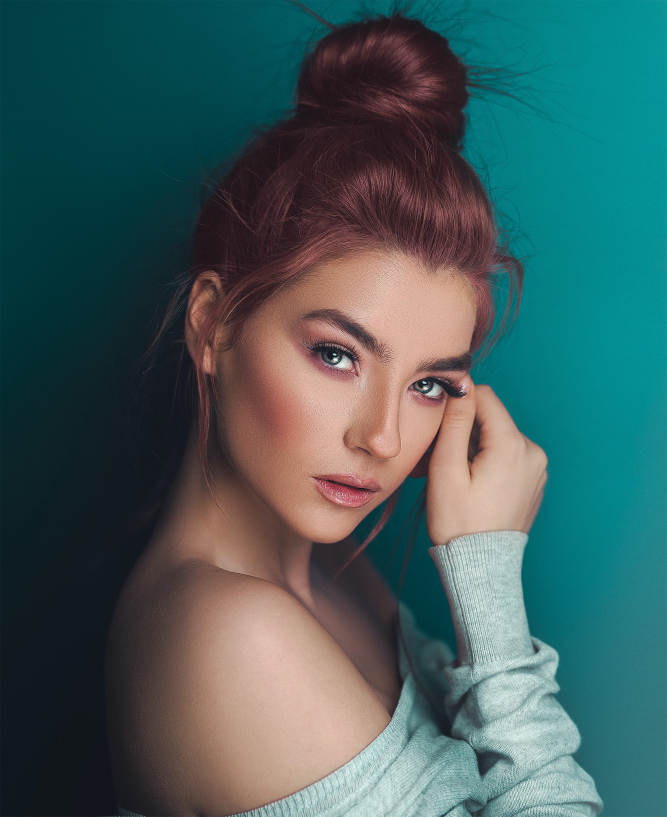
#> input picture Test_internet/pexels-ali-pazani-2787341.jpg, 2000 x 2450 px (shown at 1/3 size)
$ jupyter execute --allow-errors problema1.ipynb
#> lines starting #> are read from the running program, lines starting #| are printed output that depends on the picture
# Problema 1

Identificar el genero a partir del retrato de una persona.

In this notebook, we are going to use:
1. Logistic Regression and
2. KNN
with the help of sklearn to predict the gender of a persona given a photo.

[cell 1]
import threading
from PIL import Image
import numpy as np
import os
from sklearn.model_selection import train_test_split
from sklearn.metrics import accuracy_score, classification_report
from sklearn.linear_model import LogisticRegression
from sklearn.preprocessing import StandardScaler
from sklearn.neighbors import KNeighborsClassifier

[cell 2]
female_data = "Female_Faces"
male_data = "Male_Faces"

target_width = 128
target_height = 128

data_dict = {}

[cell 3]
def convert_image_to_tuple(image_path):
    # Load the image
    image = Image.open(image_path).convert("RGB").convert("L")
    resized_image = image.resize(
        (target_width, target_height), Image.Resampling.LANCZOS
    )
    array = np.array(resized_image).flatten()
    return tuple(array.tolist())


def load_data(data, label):
    for i in os.listdir(data):
        if (
            i.endswith(".jpg") or i.endswith(".png") or i.endswith(".jpeg")
        ):  # Add more extensions if needed
            image_path = os.path.join(data, i)
            array_tuple = convert_image_to_tuple(image_path)
            # Append the resized image to the list
            data_dict[array_tuple] = label

We use multithreading to speed up the process of loading the images.

[cell 4]
thread1 = threading.Thread(target=load_data, args=(female_data, 0))
thread2 = threading.Thread(target=load_data, args=(male_data, 1))

# Start the threads
thread1.start()
thread2.start()

# Wait for both threads to finish
thread1.join()
thread2.join()

## Here we will use Logistic Regression

[cell 5]
keys = list(data_dict.keys())
values = list(data_dict.values())
X = keys  # The image data (features)
y = values

X_train, X_test, y_train, y_test = train_test_split(
    X, y, test_size=0.2, random_state=42
)
model = LogisticRegression()
#> (the rest of this cell did not finish here and is left out)

#> (a cell that did not finish here is left out)

## Now we will test the model using new images

[cell 7]
data_test_female = "Test_images/Female/"
data_test_male = "Test_images/Male/"
test_female_array = []
test_male_array = []
#> (the rest of this cell did not finish here and is left out)

#> (a cell that did not finish here is left out)

#> (a cell that did not finish here is left out)

#> (a cell that did not finish here is left out)

## Using KNN with Euclidean, Manhattan and Chebyshov distances

[cell 11]
def chebyshov(a, b):
    return np.max(np.abs((a - b)))

[cell 12]
X_train, X_test, y_train, y_test = train_test_split(X, y, random_state=0)
scaler = StandardScaler()
X_train = scaler.fit_transform(X_train)
X_test = scaler.transform(X_test)

[cell 13]
def distance(s, f, p, m):
    n_neighbors_dict = {}
    models_dict = {}
    reports_dict = {}
    for i in range(s, f):
        knn = KNeighborsClassifier(n_neighbors=i, p=p, metric=m)
        knn.fit(X_train, y_train)
        y_pred = knn.predict(X_test)
        accuracy = accuracy_score(y_test, y_pred)
        report = classification_report(y_test, y_pred)
        n_neighbors_dict[i] = accuracy
        models_dict[i] = knn
        reports_dict[i] = report
    n_neighbors = max(n_neighbors_dict, key=n_neighbors_dict.get)
    n_accuracy = n_neighbors_dict[n_neighbors]
    n_model = models_dict[n_neighbors]
    n_report = reports_dict[n_neighbors]

    print(f"Best neighbors:{n_neighbors} Accuracy: {n_accuracy}\nReport:\n{n_report}")
    return n_model

With euclidean distance:

#> (a cell that did not finish here is left out)


With Manhattan distance:

[cell 15]
knn_manhattan = distance(1, 10, 1, "minkowski")

With Chebyshov distance:

#> (a cell that did not finish here is left out)


## Test internet imagies

[cell 17]
input_tuple = convert_image_to_tuple("Test_internet/pexels-ali-pazani-2787341.jpg")
#> in convert_image_to_tuple, `image = Image.open(image_path).convert("RGB").convert("L")`:
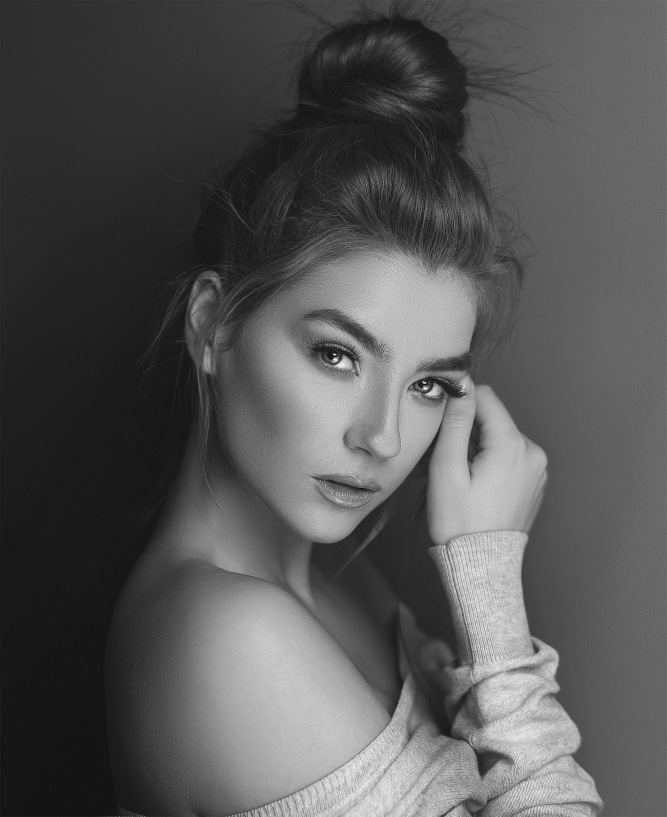
#> image: PIL image 2000x2450 L (shown at 1/3 size); min 1, max 255, mean 85.3
#> in convert_image_to_tuple, `resized_image = image.resize( (target_width, target_height), Image.Res..`:
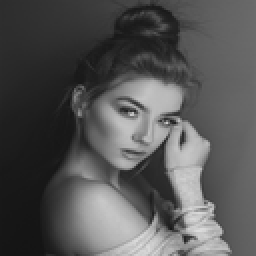
#> resized_image: PIL image 128x128 L (shown 2 times larger); min 20, max 221, mean 85.3
#> in convert_image_to_tuple, `array = np.array(resized_image).flatten()`: array = 16384 values, max 221 at index 14819, min 20 at index 15120, mean 85.29
#> input_tuple has the same summary as array in convert_image_to_tuple
#> (the rest of this cell did not finish here and is left out)

[cell 18]
input_tuple = convert_image_to_tuple(
    "Test_internet/pexels-andrea-piacquadio-774909.jpg"
)
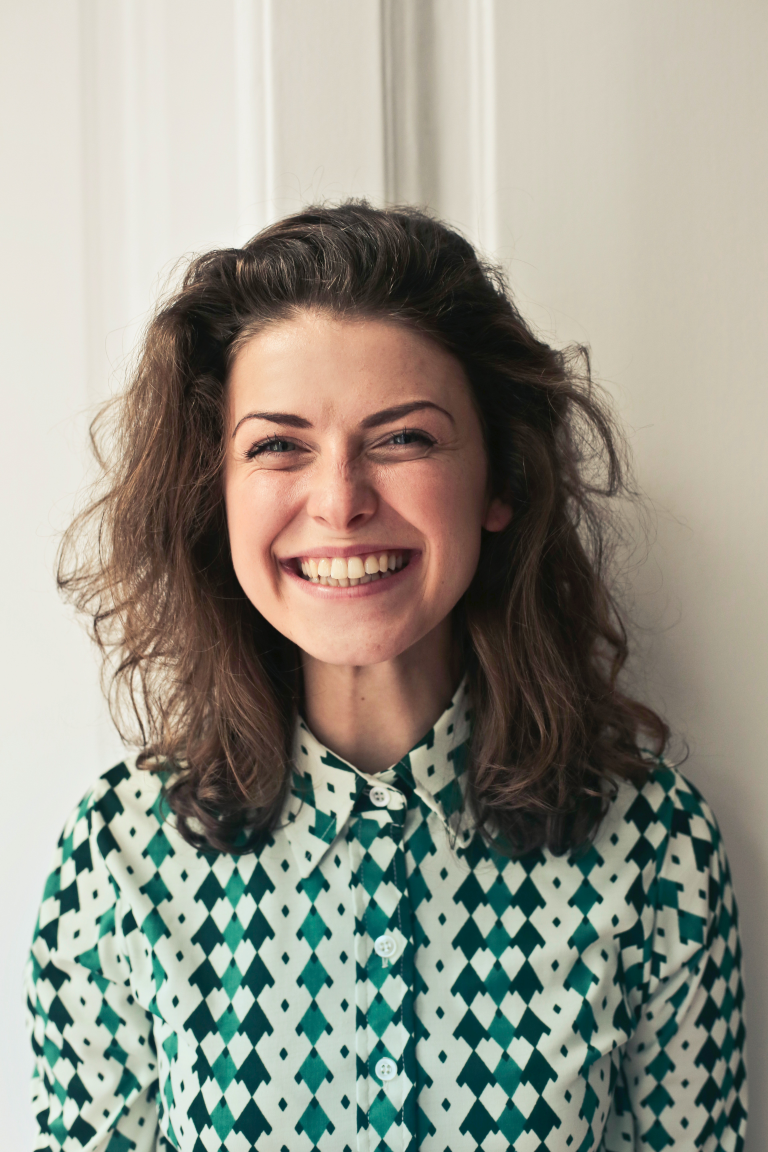
#> input picture Test_internet/pexels-andrea-piacquadio-774909.jpg, 3840 x 5760 px (shown at 1/5 size)
#> in convert_image_to_tuple (call 2), `resized_image = image.resize( (target_width, target_height), Image.Res..`:
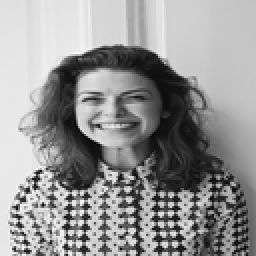
#> resized_image: PIL image 128x128 L (shown 2 times larger); min 0, max 255, mean 148.1
#> in convert_image_to_tuple (call 2), `array = np.array(resized_image).flatten()`: array = 16384 values, max 255 at index 11789, min 0 at index 9005, mean 148.1
#> input_tuple has the same summary as array in convert_image_to_tuple
#> (the rest of this cell did not finish here and is left out)

[cell 19]
input_tuple = convert_image_to_tuple("Test_internet/pexels-pixabay-415829.jpg")
#> call 3 of convert_image_to_tuple, with image_path = 'Test_internet/pexels-pixabay-415829.jpg'
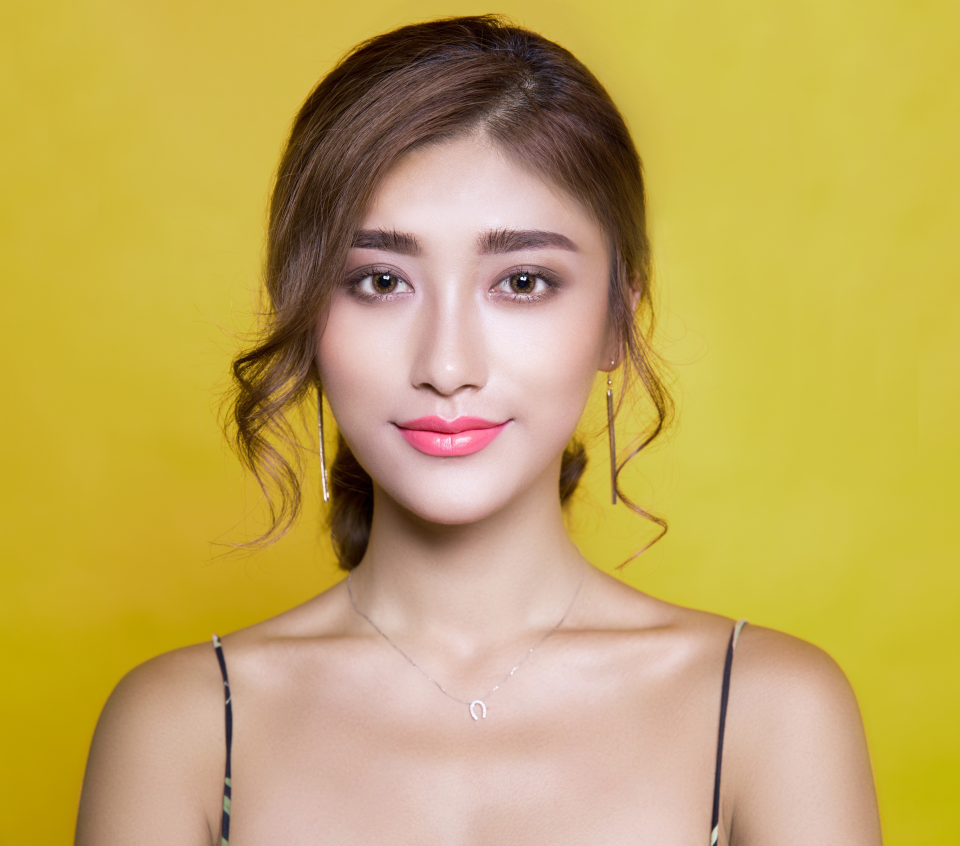
#> input picture Test_internet/pexels-pixabay-415829.jpg, 5760 x 5075 px (shown at 1/6 size)
#> in convert_image_to_tuple (call 3), `image = Image.open(image_path).convert("RGB").convert("L")`:
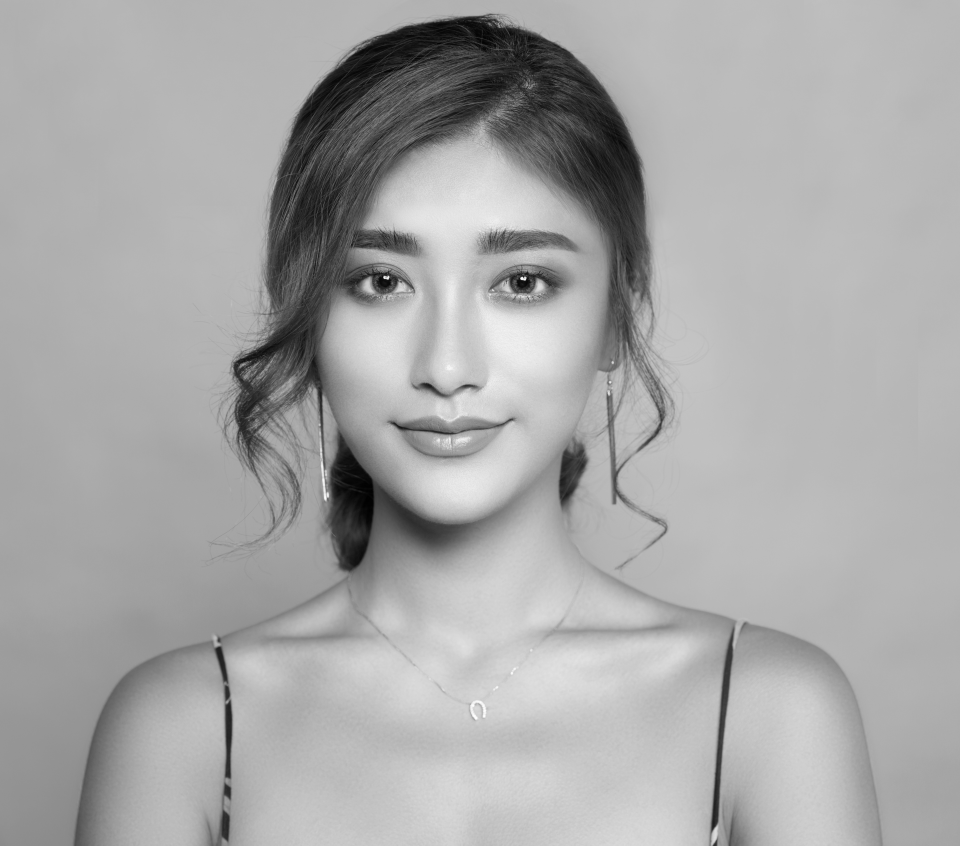
#> image: PIL image 5760x5075 L (shown at 1/6 size); min 0, max 255, mean 167.9
#> in convert_image_to_tuple (call 3), `resized_image = image.resize( (target_width, target_height), Image.Res..`:
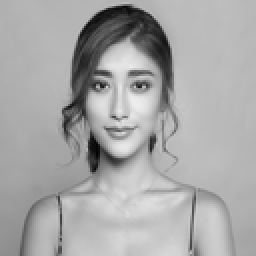
#> resized_image: PIL image 128x128 L (shown 2 times larger); min 2, max 236, mean 167.9
#> in convert_image_to_tuple (call 3), `array = np.array(resized_image).flatten()`: array = 16384 values, max 236 at index 6338, min 2 at index 9392, mean 167.9
#> input_tuple has the same summary as array in convert_image_to_tuple
#> (the rest of this cell did not finish here and is left out)

[cell 20]
input_tuple = convert_image_to_tuple("Test_internet/pexels-nathasha-daher-2860233.jpg")
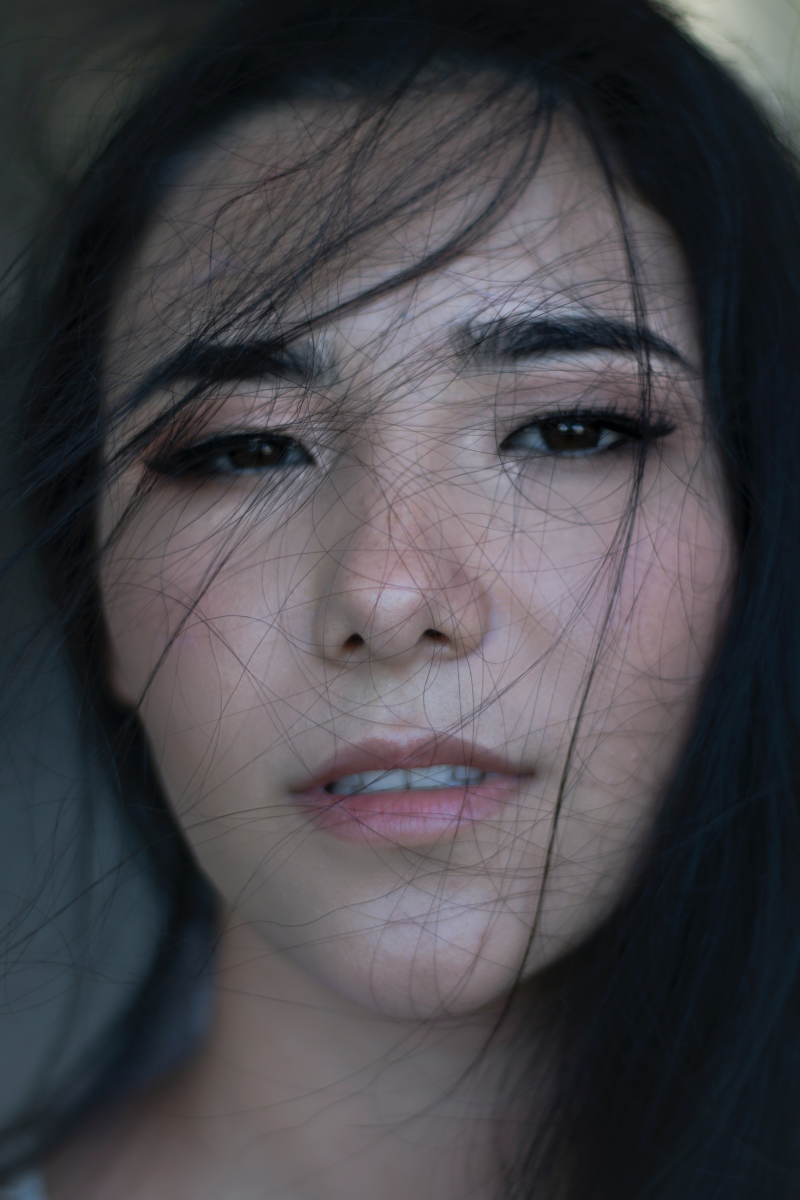
#> input picture Test_internet/pexels-nathasha-daher-2860233.jpg, 4000 x 6000 px (shown at 1/5 size)
#> in convert_image_to_tuple (call 4), `resized_image = image.resize( (target_width, target_height), Image.Res..`:
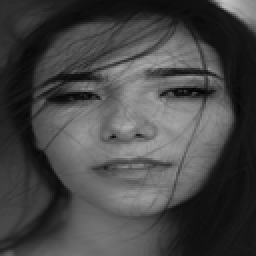
#> resized_image: PIL image 128x128 L (shown 2 times larger); min 3, max 197, mean 70.3
#> in convert_image_to_tuple (call 4), `array = np.array(resized_image).flatten()`: array = 16384 values, max 197 at index 112, min 3 at index 5855, mean 70.27
#> input_tuple has the same summary as array in convert_image_to_tuple
#> (the rest of this cell did not finish here and is left out)
